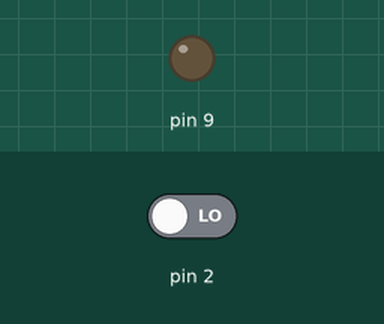
Simulated run of this sketch. Board: Arduino Uno, built with avr-gcc and run on an emulated ATmega328P. On the bench: output pins drawn as LEDs (lit = HIGH). Inputs (shaded band) come from the test bench; at power-on: pin 2 LOW.

Above: at 1.2 s.
1.3 s: pin 2 driven HIGH
At 2.4 s:
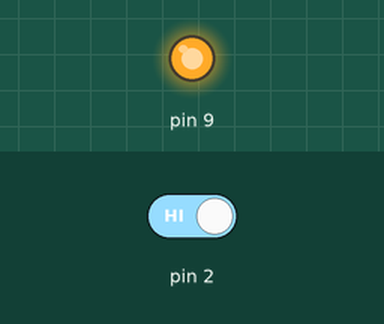
2.8 s: pin 2 driven LOW
At 3.6 s:
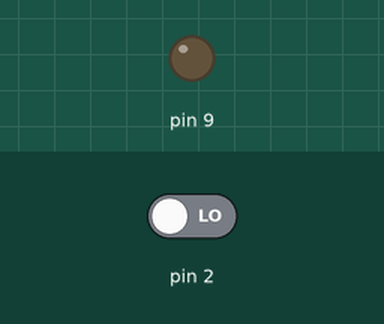
Timing chart, 0 to 5.8 s (numbered marks = the images above; inputs shaded):
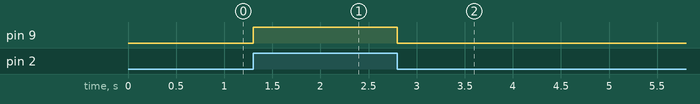

Measured:
- after the input at 1.3 s, pin 9: LOW → HIGH at once
- after the input at 2.8 s, pin 9: HIGH → LOW at once

The sketch:

Project_5.ino
```cpp
const int LED = 9;
const int BUTTON = 2;

void setup()
{
   pinMode(2, INPUT);
   pinMode(9, OUTPUT);
}

void loop()
{
   digitalWrite(9, digitalRead(2));
}
```
